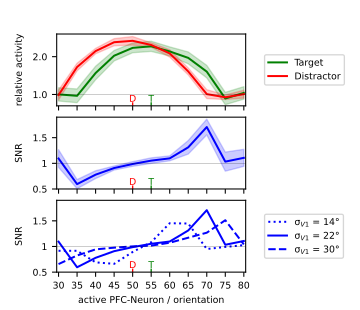

Reproduce this figure in Python.
import pylab as plt
import numpy as np
import matplotlib.patches as mpatches
from matplotlib.colors import LinearSegmentedColormap
from scipy import stats
from EffectPFC_function import mehrereAufmerksamkeiten

def normalize(X):

	ret=(X-X.min())/(X.max()-X.min())
	return ret

###  Plot general parameters
degSign=u"\u00b0"
ae=u"\u00E4"

font1={'fontsize': 7,
 'fontweight' : 'normal'}
font2={'fontsize': 11,
 'fontweight' : 'normal'}
font1p={'size': 7,
 'weight' : 'normal'}#p for legends

scaling = 95/150

figB=int(150*scaling)#mm
figH=int(130*scaling)#mm
figRes=500#dpi

plotB=int(80*scaling)#
plotH=int(30*scaling)#

PosX=(np.array([15,50,85])*scaling).astype(int)#mm
PosY=(np.array([25,25,25])*scaling).astype(int)#mm


###  Plot specific parameters
folder='2020_09_18_EffectPFC_normal'
SNrTicks = [0.5,1,1.5]
SNrLims = [0.5,1.9]


#General figure
plt.figure(1,figsize=(figB*0.03937007874,figH*0.03937007874), dpi=figRes)
plt.subplots_adjust(top=1,bottom=0,left=0,right=1.0,hspace=0,wspace=0)

ax1=plt.subplot2grid((figH,figB),(PosX[0],PosY[0]), colspan=plotB, rowspan=plotH)
ax2=plt.subplot2grid((figH,figB),(PosX[1],PosY[1]), colspan=plotB, rowspan=plotH)
ax3=plt.subplot2grid((figH,figB),(PosX[2],PosY[2]), colspan=plotB, rowspan=plotH)






### data
time=[400,500]


orientations=[-1,30,35,40,45,50,55,60,65,70,75,80]
diff_T_D_FEF=np.zeros((len(orientations)*10,3))

### for each condition 10 simulations, load FEF activities
for sim in range(len(orientations)*10):

	pos1=np.load('../data/'+folder+'/IList'+str(sim+1)+'.npy').astype(int)
	pos2=(pos1//2).astype(int)

	rFEFv=np.load('../data/'+folder+'/rFEFv'+str(sim+1)+'.npy')
	rFEFv=np.reshape(rFEFv,(rFEFv.shape[0],41,31))

	att=sim # att: no,30,35,40,45,50,55,60,65,70,75,80

	activities=np.mean(rFEFv[time[0]:time[1],pos1[:,1],pos1[:,0]],0)
	diff_T_D_FEF[att,0]=(activities[8]/np.mean(activities[0:8]))
	diff_T_D_FEF[att,1]=activities[8]
	diff_T_D_FEF[att,2]=np.mean(activities[0:8])


### average over same attetnion condition (10 sims)
diff_T_D_FEF_ori_mean=np.zeros((len(orientations),3))
diff_T_D_FEF_ori_std=np.zeros((len(orientations),3))
for ori in range(len(orientations)):
	start=int(ori*10)
	end=int(start+10)
	diff_T_D_FEF_ori_mean[ori,0]=np.mean(diff_T_D_FEF[start:end,0],0)
	diff_T_D_FEF_ori_mean[ori,1]=np.mean(diff_T_D_FEF[start:end,1],0)
	diff_T_D_FEF_ori_mean[ori,2]=np.mean(diff_T_D_FEF[start:end,2],0)

	diff_T_D_FEF_ori_std[ori,0]=np.std(diff_T_D_FEF[start:end,0],0)
	diff_T_D_FEF_ori_std[ori,1]=np.std(diff_T_D_FEF[start:end,1],0)
	diff_T_D_FEF_ori_std[ori,2]=np.std(diff_T_D_FEF[start:end,2],0)


diff=diff_T_D_FEF_ori_mean[:,0]
diffStd=diff_T_D_FEF_ori_std[:,0]
targetAct=diff_T_D_FEF_ori_mean[:,1]
targetActStd=diff_T_D_FEF_ori_std[:,1]
distAct=diff_T_D_FEF_ori_mean[:,2]
distActStd=diff_T_D_FEF_ori_std[:,2]


baseline=targetAct[0]
targetAct=targetAct/baseline
targetAct=targetAct[1:]
targetActStd=targetActStd/baseline
targetActStd=targetActStd[1:]


baseline=distAct[0]
distAct=distAct/baseline
distAct=distAct[1:]
distActStd=distActStd/baseline
distActStd=distActStd[1:]


diff=diff[1:]
diffStd=diffStd[1:]



### PLots
x=range(11)

ax1.fill_between(x,targetAct-targetActStd,targetAct+targetActStd, color='g', alpha=0.2)
ax1.fill_between(x,distAct-distActStd,distAct+distActStd, color='r', alpha=0.2)
ax1.plot(x,targetAct,color='g',label='Target')
ax1.plot(x,distAct,color='r',label='Distractor')
ax2.fill_between(x,diff-diffStd,diff+diffStd, color='b', alpha=0.2)
ax2.plot(x,diff,color='b')
ax1.set_ylim([0.7,2.6])
ax2.set_ylim(SNrLims)
for ax in [ax1,ax2]:
	ax.plot([-1,11],[1,1],linewidth=0.5,color='k',alpha=0.3)
	ax.set_xlim([-0.1,10.1])
	ax.plot([5,5],[ax.get_ylim()[0],(ax.get_ylim()[1]-ax.get_ylim()[0])*0.04+ax.get_ylim()[0]],color='g',lw=1)
	ax.plot([4,4],[ax.get_ylim()[0],(ax.get_ylim()[1]-ax.get_ylim()[0])*0.04+ax.get_ylim()[0]],color='r',lw=1)
	ax.text(5,(ax.get_ylim()[1]-ax.get_ylim()[0])*0.03+ax.get_ylim()[0],'T',color='g',va='bottom',ha='center',**font1)
	ax.text(4,(ax.get_ylim()[1]-ax.get_ylim()[0])*0.03+ax.get_ylim()[0],'D',color='r',va='bottom',ha='center',**font1)

mehrereAufmerksamkeiten(ax3, font1, font2, font1p, SNrLims, SNrTicks)


### Labels
ax1.set_ylabel('relative activity',va='center',ha='center',labelpad=10,**font1)
ax2.set_ylabel('SNR',va='center',ha='center',labelpad=10,**font1)

ax1.set_xticks(range(11))
ax1.set_xticklabels([], **font1)
ax1.set_yticks([1,2])
ax1.set_yticklabels([1.0,2.0], **font1)
ax2.set_xticks(range(11))#[0,2,4,6,8,10])
ax2.set_xticklabels([], **font1)#[30,40,50,60,70,80])
ax2.set_yticks(SNrTicks)
ax2.set_yticklabels(SNrTicks, **font1)


### Legend
ax1.legend(bbox_to_anchor=(1.1, 0.5), loc=6, borderaxespad=0., prop=font1p)





plt.savefig('EffectPFC.svg', dpi=figRes)



